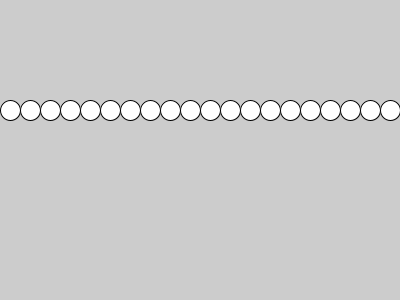
Frame 1 (no input)
Frame 60 (the mouse pressed at the canvas centre just before this capture): identical to frame 1, image omitted
Frame 120 (the mouse held since frame 60 and released just before this capture): identical to frame 1, image omitted

The Processing sketch that drew this single still picture (run headless with seeded random() and noise(); from frame 60 on, the mouse is pressed at the canvas centre):

// Processing sketch: loopvsdraw
// ── loopvsdraw.pde
int x = 0;

void setup(){
  size(400,300);
  frameRate(10);
  ellipseMode(CORNER);
}

// repeat all the time --> refresh the screen continuously
void draw(){
   // repeat within a single frame
   while ( x < width){
     ellipse(x,100,20,20); //<>//
     x += 20;
   }
}
